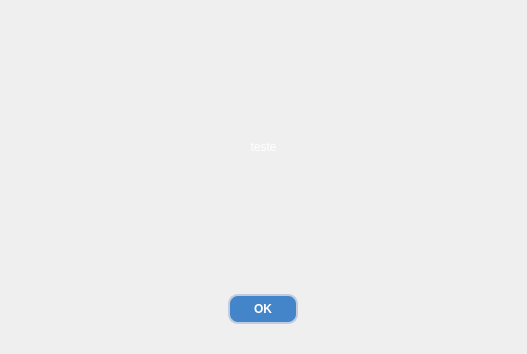
<?xml version="1.0" encoding="UTF-8"?>
<ui version="4.0">
 <class>Dialog</class>
 <widget class="QDialog" name="Dialog">
  <property name="geometry">
   <rect>
    <x>0</x>
    <y>0</y>
    <width>527</width>
    <height>354</height>
   </rect>
  </property>
  <property name="windowTitle">
   <string>Dialog</string>
  </property>
  <layout class="QVBoxLayout" name="verticalLayout">
   <property name="spacing">
    <number>0</number>
   </property>
   <property name="leftMargin">
    <number>0</number>
   </property>
   <property name="topMargin">
    <number>0</number>
   </property>
   <property name="rightMargin">
    <number>0</number>
   </property>
   <property name="bottomMargin">
    <number>30</number>
   </property>
   <item>
    <widget class="QWidget" name="widget" native="true">
     <layout class="QVBoxLayout" name="verticalLayout_4">
      <property name="spacing">
       <number>0</number>
      </property>
      <property name="leftMargin">
       <number>0</number>
      </property>
      <property name="topMargin">
       <number>0</number>
      </property>
      <property name="rightMargin">
       <number>0</number>
      </property>
      <property name="bottomMargin">
       <number>0</number>
      </property>
      <item>
       <layout class="QHBoxLayout" name="layoutTop">
        <property name="spacing">
         <number>0</number>
        </property>
       </layout>
      </item>
      <item>
       <layout class="QVBoxLayout" name="verticalLayout_2">
        <property name="spacing">
         <number>0</number>
        </property>
        <property name="leftMargin">
         <number>0</number>
        </property>
        <property name="bottomMargin">
         <number>0</number>
        </property>
        <item>
         <widget class="QLabel" name="label">
          <property name="minimumSize">
           <size>
            <width>0</width>
            <height>250</height>
           </size>
          </property>
          <property name="styleSheet">
           <string notr="true">font: 700 14pt &quot;Segoe UI&quot;;
color: rgb(255, 255, 255);</string>
          </property>
          <property name="text">
           <string>teste</string>
          </property>
          <property name="alignment">
           <set>Qt::AlignCenter</set>
          </property>
          <property name="wordWrap">
           <bool>true</bool>
          </property>
         </widget>
        </item>
       </layout>
      </item>
      <item>
       <layout class="QVBoxLayout" name="verticalLayout_3">
        <property name="spacing">
         <number>0</number>
        </property>
        <property name="topMargin">
         <number>0</number>
        </property>
        <item alignment="Qt::AlignHCenter">
         <widget class="QPushButton" name="btnOK">
          <property name="minimumSize">
           <size>
            <width>70</width>
            <height>30</height>
           </size>
          </property>
          <property name="font">
           <font>
            <bold>true</bold>
           </font>
          </property>
          <property name="styleSheet">
           <string notr="true">QPushButton{
	background-color: rgb(67, 133, 200);
	border: 2px solid #c3ccdf;
	color: rgb(255, 255, 255);
	border-radius: 10px;
}
QPushButton:hover{
	background-color: rgb(85, 170, 255);
}
QPushButton:pressed{
	background-color: rgb(255, 0, 127)	
}</string>
          </property>
          <property name="text">
           <string>OK</string>
          </property>
         </widget>
        </item>
       </layout>
      </item>
     </layout>
    </widget>
   </item>
  </layout>
 </widget>
 <resources/>
 <connections/>
</ui>
